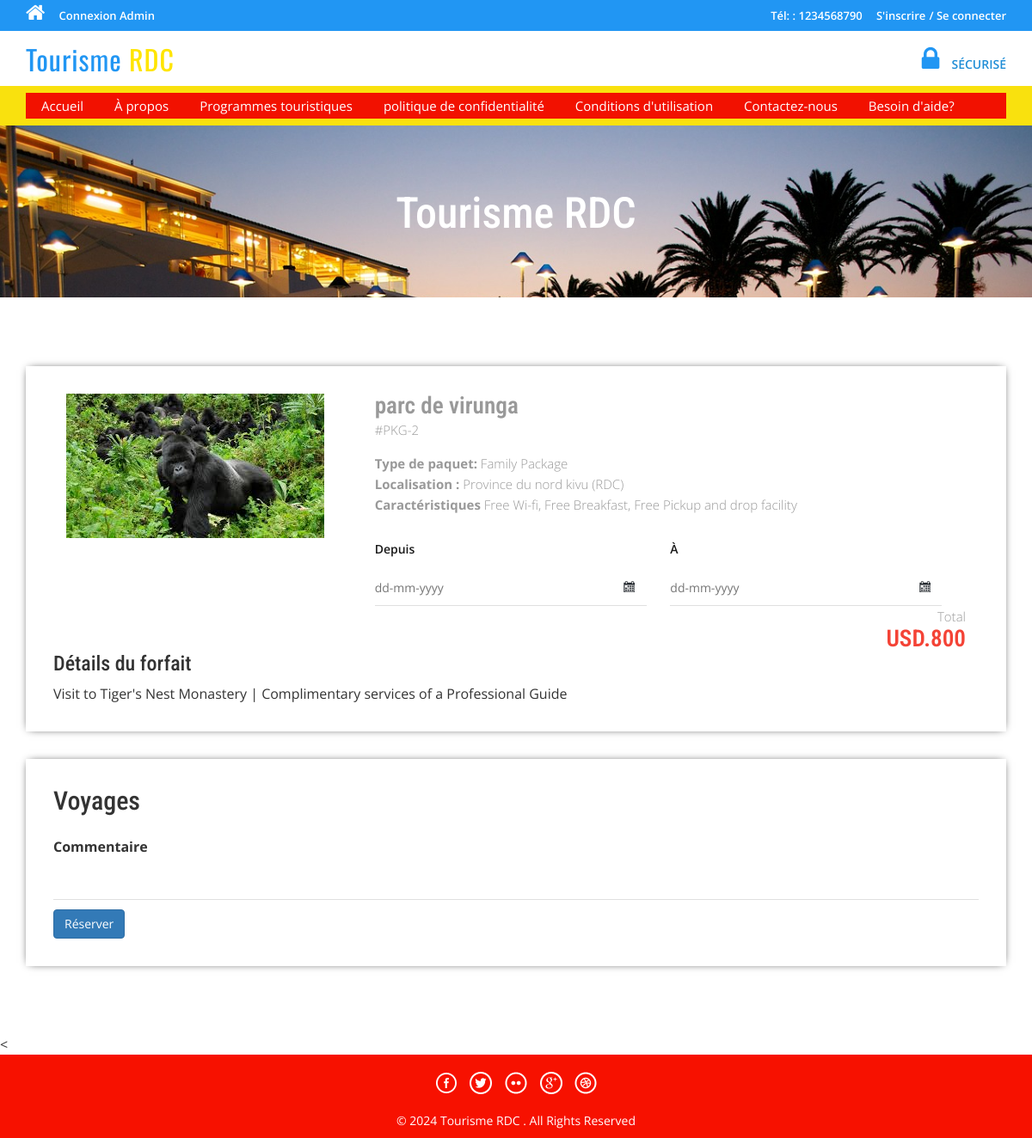
Screenshot of /package-details.php?pkgid=2 with the database file from the repository.
### tables this page shows
CREATE TABLE IF NOT EXISTS `tbltourpackages` (
  `PackageId` int(11) NOT NULL AUTO_INCREMENT,
  `PackageName` varchar(200) DEFAULT NULL,
  `PackageType` varchar(150) DEFAULT NULL,
  `PackageLocation` varchar(100) DEFAULT NULL,
  `PackagePrice` int(11) DEFAULT NULL,
  `PackageFetures` varchar(255) DEFAULT NULL,
  `PackageDetails` mediumtext DEFAULT NULL,
  `PackageImage` varchar(100) DEFAULT NULL,
  `Creationdate` timestamp NULL DEFAULT current_timestamp(),
  `UpdationDate` timestamp NULL DEFAULT NULL ON UPDATE current_timestamp(),
  PRIMARY KEY (`PackageId`)
);

### package-details.php (the view, shortened to what this page needs)
<?php
include('includes/config.php');
?>
<!DOCTYPE HTML>
<html>
<head>
<link href="css/bootstrap.css" rel='stylesheet' type='text/css' />
<link href="css/style.css" rel='stylesheet' type='text/css' />
<link href="css/font-awesome.css" rel="stylesheet">
<link href="css/animate.css" rel="stylesheet" type="text/css" media="all">
<link rel="stylesheet" href="css/jquery-ui.css" />
</head>
<body>
<?php include('includes/header.php');?>
<div class="banner-3">
	<div class="container">
		<h1 class="wow zoomIn animated animated" data-wow-delay=".5s" style="visibility: visible; animation-delay: 0.5s; animation-name: zoomIn;"> Tourisme RDC</h1>
	</div>
</div>
<div class="selectroom">
	<div class="container">
<?php
$pid=intval($_GET['pkgid']);
$sql = "SELECT * from tbltourpackages where PackageId=:pid";
$query = $dbh->prepare($sql);
$query -> bindParam(':pid', $pid, PDO::PARAM_STR);
$query->execute();
$results=$query->fetchAll(PDO::FETCH_OBJ);
if($query->rowCount() > 0)
{
foreach($results as $result)
{	?>
<form name="book" method="post">
		<div class="selectroom_top">
			<div class="col-md-4 selectroom_left wow fadeInLeft animated" data-wow-delay=".5s">
				<img src="admin/pacakgeimages/<?php echo htmlentities($result->PackageImage);?>" class="img-responsive" alt="">
			</div>
			<div class="col-md-8 selectroom_right wow fadeInRight animated" data-wow-delay=".5s">
				<h2><?php echo htmlentities($result->PackageName);?></h2>
				<p class="dow">#PKG-<?php echo htmlentities($result->PackageId);?></p>
				<p><b>Type de paquet:</b> <?php echo htmlentities($result->PackageType);?></p>
				<p><b>Localisation :</b> <?php echo htmlentities($result->PackageLocation);?></p>
					<p><b>Caractéristiques</b> <?php echo htmlentities($result->PackageFetures);?></p>
					<div class="ban-bottom">
				<div class="bnr-right">
				<label class="inputLabel">Depuis</label>
				<input class="date" id="datepicker" type="text" placeholder="dd-mm-yyyy"  name="fromdate" required="">
			</div>
			<div class="bnr-right">
				<label class="inputLabel">À</label>
				<input class="date" id="datepicker1" type="text" placeholder="dd-mm-yyyy" name="todate" required="">
			</div>
			</div>
				<div class="grand">
					<p>Total</p>
					<h3>USD.800</h3>
				</div>
			</div>
		<h3>Détails du forfait</h3>
				<p style="padding-top: 1%"><?php echo htmlentities($result->PackageDetails);?> </p>
		</div>
		<div class="selectroom_top">
			<h2>Voyages</h2>
			<div class="selectroom-info animated wow fadeInUp animated" data-wow-duration="1200ms" data-wow-delay="500ms" style="visibility: visible; animation-duration: 1200ms; animation-delay: 500ms; animation-name: fadeInUp; margin-top: -70px">
				<ul>
					<li class="spe">
						<label class="inputLabel">Commentaire</label>
						<input class="special" type="text" name="comment" required="">
					</li>
					<?php if($_SESSION['login'])
					{?>
						<li class="spe" align="center">
					<button type="submit" name="submit2" class="btn-primary btn">Réserver</button>
						</li>
						<?php } else {?>
							<li class="sigi" align="center" style="margin-top: 1%">
							<a href="#" data-toggle="modal" data-target="#myModal4" class="btn-primary btn" > Réserver</a></li>
							<?php } ?>
				</ul>
			</div>
		</div>
		</form>
<?php }} ?>
	</div>
</div>
<
<?php include('includes/footer.php');?>
</body>
</html>

### css/style.css (style rules this page uses)
html, body { font-size: 100%; background: #fff; font-family: 'Open Sans', sans-serif; }
body a,.grid_1,plan_1,plan_1.one,plan_1.two,i.icon1, i.icon2, i.icon3, i.icon4, i.icon5, i.icon6 { transition:0.5s all; -webkit-transition:0.5s all; -moz-transition:0.5s all; -o-transition:0.5s all; -ms-transition:0.5s all; }
h1,h2,h3,h4,h5,h6 { margin:0; font-family: 'Roboto Condensed', sans-serif; }
p { margin:0; }
ul { margin:0; padding:0; }
label { margin:0; }
.bnr-right input[type="text"] { width: 95%; color: #9E9E9E; outline: none; font-size: 14px; padding: 10px 10px; border: 1px solid #9E9E9E; -webkit-appearance: none; margin-top: 10px; }
.date { background: url(../images/date-icon.png) no-repeat 95.5% 45% #fff; cursor: pointer; }
.ban-top .inputLabel,.ban-bottom .inputLabel { display: block; font-weight: 600; font-size: 14px; margin-bottom: 5px; color: #191919; }
.bnr-right { float: left; width:50%; }
.ban-bottom { margin-top: 30px; }
.banner-3 { background: url(../images/6.jpg)no-repeat; background-size: cover; -webkit-background-size: cover; -o-background-size: cover; -ms-background-size: cover; -moz-background-size: cover; min-height:200px; }
.banner-3 h1 { font-size: 50px; margin-bottom: 40px; padding: 1.5em 0 0; text-align: center; color: #fff; }
.selectroom { padding: 5em 0 3em; }
.selectroom_top { padding: 2em; box-shadow: 0px 0px 10px -4px #000; margin-bottom: 2em; }
.grand { text-align: right; }
.selectroom_right h2 { font-size: 1.7em; color: #999; font-weight: 600; margin: 0; }
.selectroom_right h3 { font-size: 1.7em; font-weight: 600; color:#f44336; }
p.dow { font-size: 15px; color: #999; font-weight: 300; line-height: 1.8em; margin-bottom:1em; }
.selectroom_right p { font-size: 15px; line-height: 1.6em; font-weight: 300; color: #999; }
.selectroom-info li { display: inline-block; float: left; }
.selectroom input[type="text"] { width: 92%; color: #9E9E9E; outline: none; font-size: 14px; padding: 10px 0px; border: none; border-bottom:1px solid rgba(0,0,0,.12); -webkit-appearance: none; margin-top: 10px; }
.selectroom-info ul { margin-top: 3em; }
li.spe { width: 100%; margin-top: 3em; }
li.spe input[type="text"] { width: 100%; }

### rows the page displays
tbltourpackages: PackageImage (picture), PackageName "parc de virunga", PackageId "2", PackageType "Family Package", PackageLocation "Province du nord kivu (RDC)", PackageFetures "Free Wi-fi, Free Breakfast, Free Pickup and drop facility", PackageDetails "Visit to Tiger's Nest Monastery | Complimentary services of a Professional Guide"
